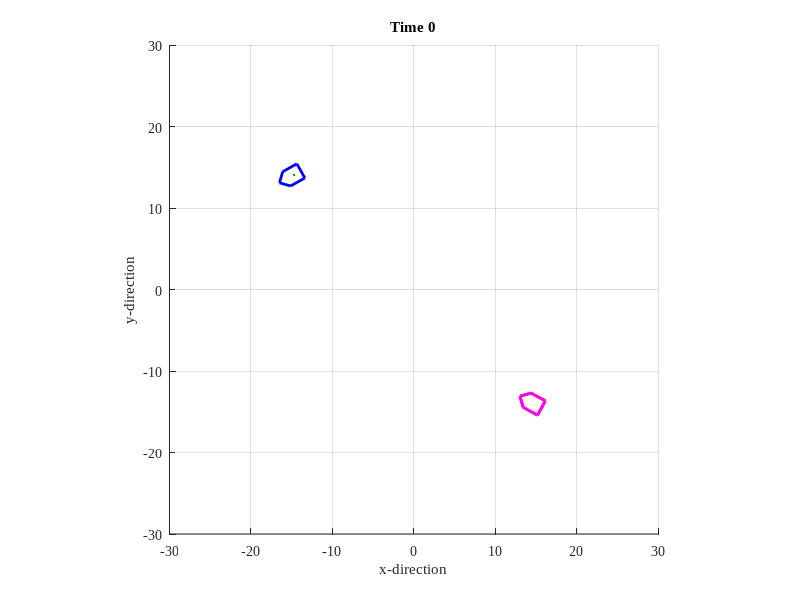

Write MATLAB code to recreate this figure. (Note: this script raises an error after producing the figure.)
function []=MTRN4010_FuzzyCtrl_()
% fuzzy control
% sim car movement, virtual tracking
rng('default');

clc; clear all; close all; dbstop if error;
set(0,'defaultaxesfontname','times new roman');

field.range=20;

% virtual target, you have to examine the effect of virtual target distance
Virtual=150; 

time.dt=2; time.T=1000;

[fig]=FigureNew(field);
[car]=CarNew(field); 
[car]=CarNow(car,time,0,0); 
[car]=CarShow(fig,car,0);
[target]=TargetNew(car);

% ou have to modify the fuzzy memberships for better results
fis_vel=readfis('MTRN4010_vel_4.fis');
fis_ang=readfis('MTRN4010_ang.fis');

for t=0:time.dt:time.T
  [target]=TargetNow(t,time,car,target,Virtual);
  [target]=TargetShow(fig,target,t);
  [ds]=FindDistance(car,target);
  vel=evalfis(ds,fis_vel);
  [dq]=FindAngular(car,target);
  ang=evalfis(dq,fis_ang);
  [car]=CarNow(car,time,vel,ang);
  [car]=CarShow(fig,car,t);
  disp(ds);
  
  if ds < 0.5
      break;
  end
  
end;

CarAxes(car);


function [fig]=FigureNew(field)
fig.fig=figure('units','normalized','position',[0.3 0.2 0.4 0.5]);
axis([-1 1 -1 1]*field.range*1.5); hold on; grid on; axis equal;
xlabel('x-direction'); ylabel('y-direction');
fig.ax=axis;

function [target]=TargetNew(car)
target.x=-car.x;
target.y=-car.y;
target.q=AngleWrap(rand*2*pi);
target.x_=target.x; target.y_=target.y; target.q_=target.q;
target.shape=[ 2 0; 1 1; -1 1; -1 -1; 1 -1; 2 0]';
target.hdL.shape=plot(target.shape(1,:),target.shape(2,:),...
  'color','r','linewidth',2);
target.hdL.shape_=plot(target.shape(1,:),target.shape(2,:),...
  'color','m','linewidth',2);
Rz=[  cos(target.q) -sin(target.q); 
      sin(target.q)  cos(target.q)];
shape=Rz*target.shape+repmat([target.x;target.y],1,6);
set(target.hdL.shape,'xdata',shape(1,:),'ydata',shape(2,:)); 
set(target.hdL.shape_,'xdata',shape(1,:),'ydata',shape(2,:)); 

function [target]=TargetNow(t,time,car,target,Virtual)
ds=Virtual*(1-t/time.T)^3;
target.x=target.x_-ds*cos(target.q);
target.y=target.y_-ds*sin(target.q);

function [target]=TargetShow(fig,target,t)
Rz=[  cos(target.q) -sin(target.q); 
      sin(target.q)  cos(target.q)];
shape=Rz*target.shape+repmat([target.x;target.y],1,6);
set(target.hdL.shape_,'xdata',shape(1,:),'ydata',shape(2,:)); 
title(sprintf('Time %d',t)); drawnow;

function [ds]=FindDistance(car,target)
dx=target.x-car.x;
dy=target.y-car.y;
ds=sqrt(dx^2+dy^2);

function [dq]=FindAngular(car,target)
dx=target.x-car.x;
dy=target.y-car.y;
q=atan2(dy,dx)-car.q;
dq=AngleWrap(q);

function [q]=AngleWrap(q)
while q<pi,
  q=q+2*pi;
end;
while q>pi,
  q=q-2*pi;
end;

function [car]=CarNew(field)
car.x=(rand/2+0.5)*field.range*sign(randn)*0.8;
car.y=(rand/2+0.5)*field.range*sign(randn)*0.8;
car.q=AngleWrap(randn*2*pi);
car.trace=[car.x; car.y; car.q];
car.shape=[ 2 0; 1 1; -1 1; -1 -1; 1 -1; 2 0]';
car.hdL.shape=plot(car.shape(1,:),car.shape(2,:),'color','b','linewidth',2);
car.hdL.trace=plot(car.trace(1,:),car.trace(2,:),'color',[0 0.66 0]);

function [car]=CarNow(car,time,v,w)
car.x=car.x+time.dt*v*cos(car.q);
car.y=car.y+time.dt*v*sin(car.q);
car.q=car.q+time.dt*w;
car.trace(:,end+1)=[car.x; car.y; car.q];

function [car]=CarShow(fig,car,t)
Rz=[  cos(car.q) -sin(car.q); 
      sin(car.q)  cos(car.q)];
shape=Rz*car.shape+repmat([car.x;car.y],1,6);
set(car.hdL.shape,'xdata',shape(1,:),'ydata',shape(2,:)); 
set(car.hdL.trace,'xdata',car.trace(1,:),'ydata',car.trace(2,:));
title(sprintf('Time %d',t)); drawnow;

function []=CarAxes(car)
miX=min(car.trace(1,:));
mxX=max(car.trace(1,:));
miY=min(car.trace(2,:));
mxY=max(car.trace(2,:));
axis([miX mxX miY mxY]+[-1 1 -1 1]*2); axis equal;
